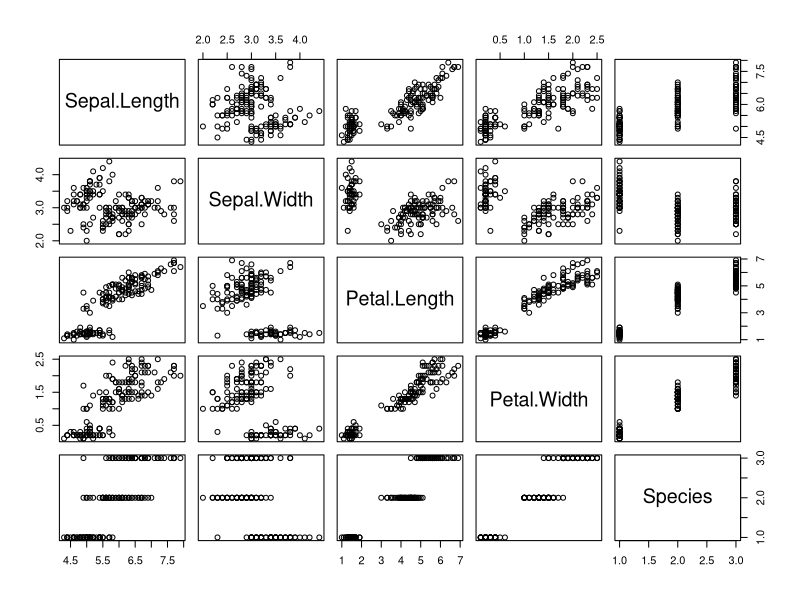
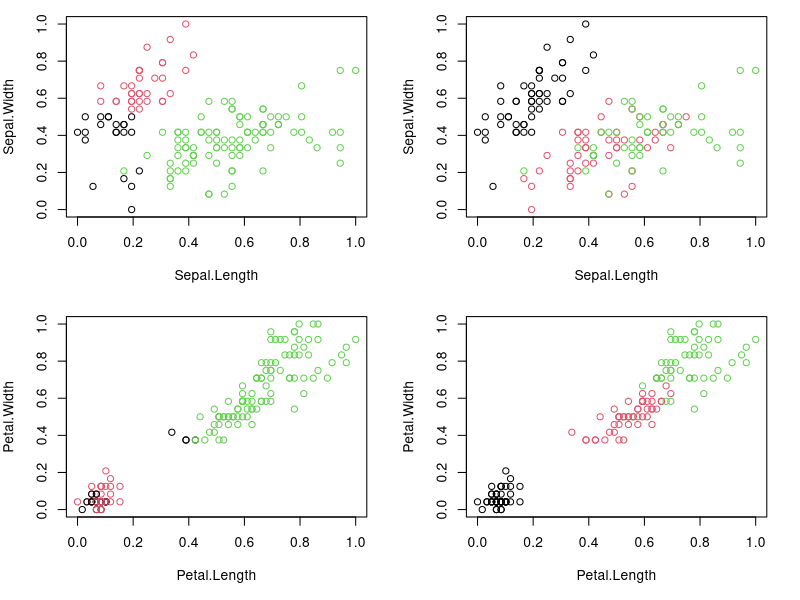
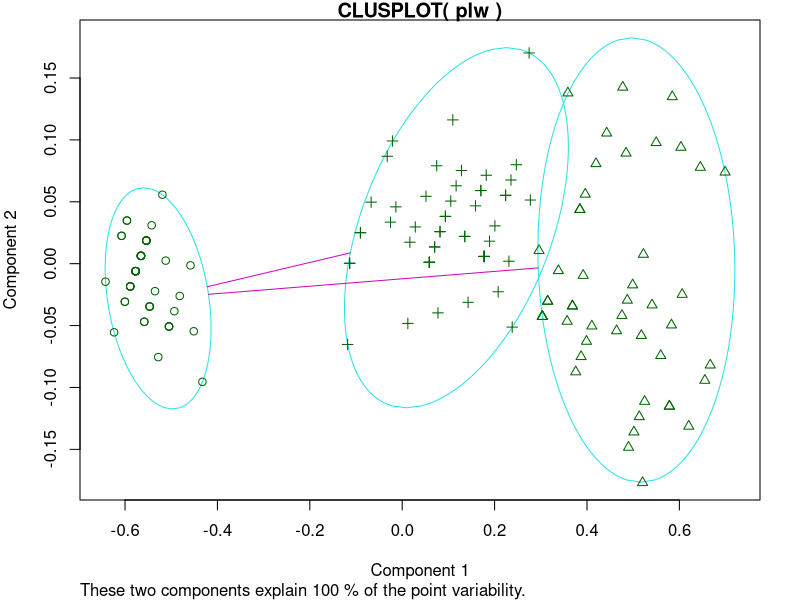
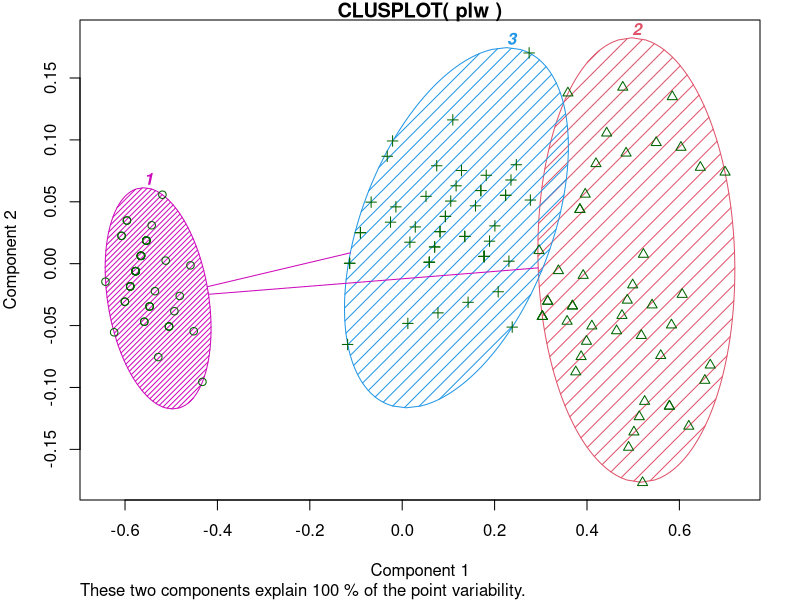

Write R code to recreate these figures, in order.
# ***********************************************
# IRIS DATA: k-means algorithm        ###########
# ***********************************************

install.packages("cluster") 
library("datasets")
data("iris")

# ---- Exploring the data ----
str(iris)
summary(iris)
plot (iris)


# ---- Pre-processing ----
iris.new <- iris[,c(1,2,3,4)]   
iris.class <- iris[,"Species"]  

head(iris.new)
head(iris.class)

summary(iris.new)


# ---- Transformation ----
# min-max normalization
normalise <- function(x){
  return ((x-min(x))/(max(x)-min(x)))
}

# Run this function to normalize all the columns
iris.new$Sepal.Length <- normalise(iris.new$Sepal.Length)
iris.new$Sepal.Width <- normalise(iris.new$Sepal.Width)
iris.new$Petal.Length <- normalise(iris.new$Petal.Length)
iris.new$Petal.Width <- normalise(iris.new$Petal.Width)


# ---- k-means algorithm ----
?kmeans
result <- kmeans(iris.new, 3, iter.max = 20, nstart = 2 )
result

# Check components
result$size #Number of points in each cluster

result$centers

result$cluster #Compare it with class labels


# ---- Visualising Cluster Plot ----
par(mfrow=c(2,2), mar=c(5,4,1,2)) #setup positioning of plots

# sepal length and sepal width cluster plot
plot(iris.new[c(1,2)], col= result$cluster)
plot(iris.new[c(1,2)], col= iris.class)

# petal length and petal width cluster plot
plot(iris.new[c(3,4)], col= result$cluster)
plot(iris.new[c(3,4)], col= iris.class)

# cross-tabulation
table(result$cluster, iris.class)
summary(iris)


# ------ Using the Cluster package ------
library(cluster)

# Using only petal length and width columns
plw <- iris[,3:4] 
head(plw)

plw$Petal.Length <- normalise(plw$Petal.Length)
plw$Petal.Width <- normalise(plw$Petal.Width)


# --- k-means algorithm ---
km_model <- kmeans(plw,3,nstart = 2)
km_model
par(mfcol=c(1,1))
# petal length and petal width cluster plot
clusplot(plw, km_model$cluster)
# petal length and petal width cluster plot
clusplot(plw, km_model$cluster, color=T, shade=T, labels= 4)

# cross-tabulation
table(km_model$cluster, iris.class)

